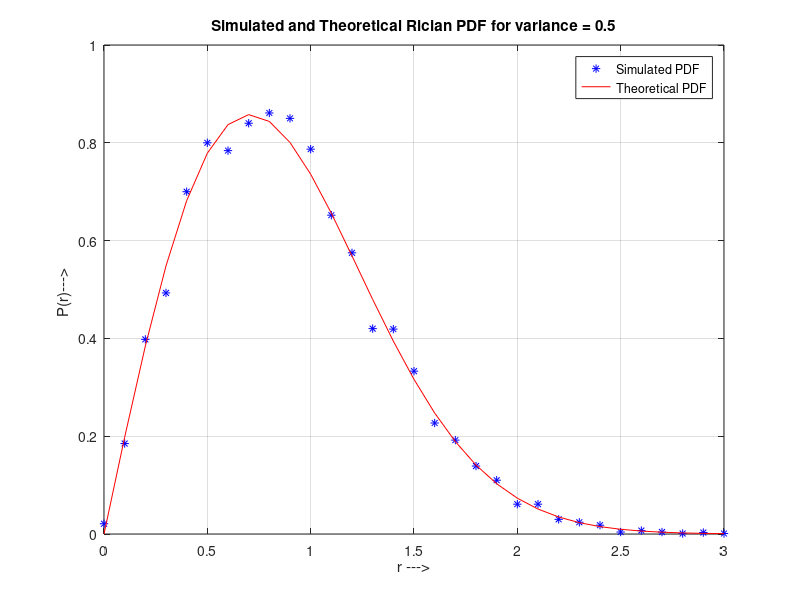

Write the MATLAB code that produced this figure.
%%
%%%%%%%%%%%%%%%%%%%%%%%%%%%%%%%%%%%%%%%%%%%%%%%%%%%%%%%%%%%%%%%%%%%%%%%%%%
% MATLAB BASED MULTIPATH FADING CHANNEL SIMULATION
%%%%%%%%%%%%%%%%%%%%%%%%%%%%%%%%%%%%%%%%%%%%%%%%%%%%%%%%%%%%%%%%%%%%%%%%%%
clc;
clear;
close all;                          

%%
% N is the number of frequency domain points.
N=10000;
% fm is the Doppler frequency in Hz.
fm=70;
% fs is the sampling frequency in Hz.
Rs=20e6;
Ts=1/Rs;
%%

% Defining Mean for Gaussian RV's
m1 = 0; m2 = 0;
Var = 0.5;

% Defining SD for Gaussian RV's
SD = sqrt(Var);

% In-phase Noise components  
G1 = m1 + SD.*randn(1,N) ; %N i.i.d Gaussian random samples

% Quadrature-phase Noise components  
G2 = m2 + SD.*randn(1,N) ; %N i.i.d Gaussian random samples

G = G1-1i*G2;
%%

%Define bin steps and range for histogram plotting  
step = 0.1; 
range = 0:step:3;    

%Get histogram values and approximate it to get the pdf curve  
h = hist(abs(G), range);  
approxPDF = h/(step*sum(h)); %Simulated PDF from the x and y samples  

%variance1 =0.07;

%Theoritical PDF from the Rayleigh Fading equation  
theoretical = (range/Var).*exp(-range.^2/(2*Var));   

figure
%p = raylpdf(range,sqrt(0.5));
%plot(range, p,'b*', range, theoretical,'r');  
plot(range, approxPDF,'b*', range, theoretical,'r');  
title('Simulated and Theoretical Rician PDF for variance = 0.5');
legend('Simulated PDF','Theoretical PDF');
xlabel('r --->');  
ylabel('P(r)---> ');  
grid;